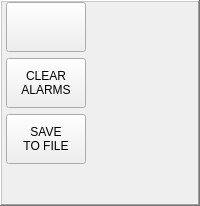
                 <widget class="QFrame" name="frm_alarms">
                  <property name="frameShape">
                   <enum>QFrame::WinPanel</enum>
                  </property>
                  <property name="frameShadow">
                   <enum>QFrame::Raised</enum>
                  </property>
                  <layout class="QVBoxLayout" name="verticalLayout_9">
                   <property name="leftMargin">
                    <number>4</number>
                   </property>
                   <property name="topMargin">
                    <number>0</number>
                   </property>
                   <property name="rightMargin">
                    <number>4</number>
                   </property>
                   <property name="bottomMargin">
                    <number>0</number>
                   </property>
                   <item>
                    <widget class="PushButton" name="btn_select_log">
                     <property name="sizePolicy">
                      <sizepolicy hsizetype="Fixed" vsizetype="Fixed">
                       <horstretch>0</horstretch>
                       <verstretch>0</verstretch>
                      </sizepolicy>
                     </property>
                     <property name="minimumSize">
                      <size>
                       <width>80</width>
                       <height>50</height>
                      </size>
                     </property>
                     <property name="maximumSize">
                      <size>
                       <width>80</width>
                       <height>50</height>
                      </size>
                     </property>
                     <property name="checkable">
                      <bool>true</bool>
                     </property>
                     <property name="checked">
                      <bool>false</bool>
                     </property>
                     <property name="indicator_option" stdset="0">
                      <bool>false</bool>
                     </property>
                     <property name="checked_state_text_option" stdset="0">
                      <bool>true</bool>
                     </property>
                     <property name="python_command_option" stdset="0">
                      <bool>true</bool>
                     </property>
                     <property name="on_color" stdset="0">
                      <color>
                       <red>0</red>
                       <green>255</green>
                       <blue>0</blue>
                      </color>
                     </property>
                     <property name="true_state_string" stdset="0">
                      <string>SYSTEM
LOG</string>
                     </property>
                     <property name="false_state_string" stdset="0">
                      <string>MACHINE
LOG</string>
                     </property>
                     <property name="true_python_cmd_string" stdset="0">
                      <string>INSTANCE.stackedWidget_log.setCurrentIndex(1)</string>
                     </property>
                     <property name="false_python_cmd_string" stdset="0">
                      <string>INSTANCE.stackedWidget_log.setCurrentIndex(0)</string>
                     </property>
                    </widget>
                   </item>
                   <item>
                    <widget class="QPushButton" name="btn_clear_alarms">
                     <property name="sizePolicy">
                      <sizepolicy hsizetype="Fixed" vsizetype="Fixed">
                       <horstretch>0</horstretch>
                       <verstretch>0</verstretch>
                      </sizepolicy>
                     </property>
                     <property name="minimumSize">
                      <size>
                       <width>80</width>
                       <height>50</height>
                      </size>
                     </property>
                     <property name="maximumSize">
                      <size>
                       <width>80</width>
                       <height>50</height>
                      </size>
                     </property>
                     <property name="text">
                      <string>CLEAR
ALARMS</string>
                     </property>
                    </widget>
                   </item>
                   <item>
                    <widget class="QPushButton" name="btn_save_alarms">
                     <property name="sizePolicy">
                      <sizepolicy hsizetype="Fixed" vsizetype="Fixed">
                       <horstretch>0</horstretch>
                       <verstretch>0</verstretch>
                      </sizepolicy>
                     </property>
                     <property name="minimumSize">
                      <size>
                       <width>80</width>
                       <height>50</height>
                      </size>
                     </property>
                     <property name="maximumSize">
                      <size>
                       <width>80</width>
                       <height>50</height>
                      </size>
                     </property>
                     <property name="statusTip">
                      <string>SAVE ALARMS TO FILE</string>
                     </property>
                     <property name="text">
                      <string>SAVE
TO FILE</string>
                     </property>
                    </widget>
                   </item>
                   <item>
                    <spacer name="verticalSpacer_10">
                     <property name="orientation">
                      <enum>Qt::Vertical</enum>
                     </property>
                     <property name="sizeHint" stdset="0">
                      <size>
                       <width>20</width>
                       <height>40</height>
                      </size>
                     </property>
                    </spacer>
                   </item>
                  </layout>
                 </widget>
